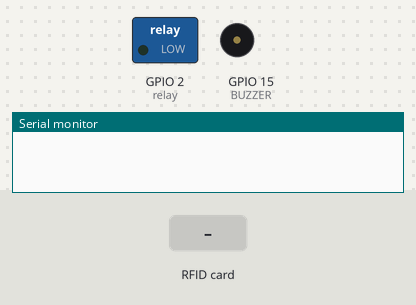
Simulated run of this sketch. Board: ESP8266 (Wemos D1 mini). Parts: switched loads named in the sketch (green lamp = pin HIGH), buzzer (waves = sounding, pin HIGH), the last lines printed to the serial monitor. The inputs (shaded band) are chosen by the test bench.

Above: at 3.1 s.
3.2 s: RFID card 5E 7A 19 C4 held to the reader
At 5.3 s:
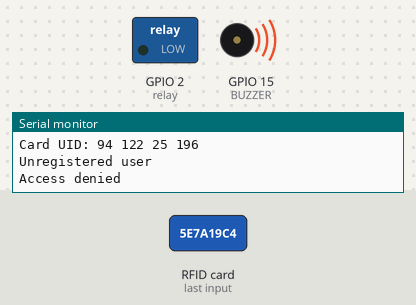
Timing chart, 0 to 8.5 s (numbered marks = the images above; inputs shaded):
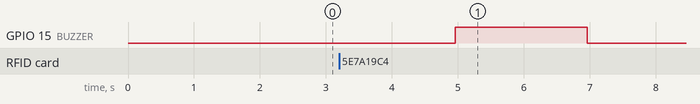

The sketch:

IoT_Smart_RFID_Door_Lock.ino
```cpp
// Fill-in information from your Blynk Template here
#define BLYNK_TEMPLATE_ID "TMPL33G5g3RH8"
#define BLYNK_TEMPLATE_NAME "IoT Smart Lock"


#define BLYNK_FIRMWARE_VERSION  "0.1.0"

#define BLYNK_PRINT Serial
//#define BLYNK_DEBUG

#define APP_DEBUG

// Uncomment your board, or configure a custom board in Settings.h
//#define USE_SPARKFUN_BLYNK_BOARD
#define USE_NODE_MCU_BOARD
//#define USE_WITTY_CLOUD_BOARD
//#define USE_WEMOS_D1_MINI

#include "BlynkEdgent.h"
#include <SPI.h>
#include <MFRC522.h>

#define SS_PIN 4  // sda pin D2
#define RST_PIN 5 // RST (flash) pin D2

#define relay 2 //Relay Pin D4
#define BUZZER 15 //buzzer pin D8


MFRC522 mfrc522(SS_PIN, RST_PIN);        // Create MFRC522 instance.

SimpleTimer timer;
int button1 = 0;
int button2 = 0;
WidgetTerminal terminal(V2);

void setup()
{
  Serial.begin(115200);
  delay(100);

  BlynkEdgent.begin();

  pinMode(relay, OUTPUT);
  pinMode(BUZZER, OUTPUT);

  SPI.begin();                // Init SPI bus
  mfrc522.PCD_Init();        // Init MFRC522 card
  timer.setInterval(3000L, iot_rfid);
}

void loop() {
  timer.run(); // Initiates SimpleTimer
  BlynkEdgent.run();
}
void iot_rfid()
{

  // Prepare key - all keys are set to FFFFFFFFFFFFh at chip delivery from the factory.
  MFRC522::MIFARE_Key key;
  for (byte i = 0; i < 6; i++) {
    key.keyByte[i] = 0xFF;
  }
  // Look for new cards
  if ( ! mfrc522.PICC_IsNewCardPresent()) {
    return;
  }

  // Select one of the cards
  if ( ! mfrc522.PICC_ReadCardSerial()) {
    return;
  }
  // Now a card is selected. The UID and SAK is in mfrc522.uid.

  // Dump UID
  Serial.print("Card UID:");
  for (byte i = 0; i < mfrc522.uid.size; i++) {
    Serial.print(mfrc522.uid.uidByte[i] < 0x10 ? " 0" : " ");
    Serial.print(mfrc522.uid.uidByte[i], DEC);
  }
  Serial.println();

  // Dump PICC type
  byte piccType = mfrc522.PICC_GetType(mfrc522.uid.sak);
  //    Serial.print("PICC type: ");
  //Serial.println(mfrc522.PICC_GetTypeName(piccType));
  if (        piccType != MFRC522::PICC_TYPE_MIFARE_MINI
              &&        piccType != MFRC522::PICC_TYPE_MIFARE_1K
              &&        piccType != MFRC522::PICC_TYPE_MIFARE_4K) {
    //Serial.println("This sample only works with MIFARE Classic cards.");
    return;
  }
  // defining Cards here

  if ( ((mfrc522.uid.uidByte[0] == 138) && (mfrc522.uid.uidByte[1] == 129) && (mfrc522.uid.uidByte[2] == 131) && (mfrc522.uid.uidByte[3] == 14)) && (button1 == 1) )
  {
    Serial.println("Access Granted to Mr. Walter White");
    Blynk.virtualWrite(V2, "Access Granted to Mr. Walter White" );
    digitalWrite(relay, LOW);
    delay(5000);
    digitalWrite(relay, HIGH);
  }
  else if (( (mfrc522.uid.uidByte[0] == 128) && (mfrc522.uid.uidByte[1] == 181) && (mfrc522.uid.uidByte[2] == 141) && (mfrc522.uid.uidByte[3] == 38)) && (button2 == 1) )
  {
    Serial.println("Access Granted to Mrs. Saul Goodman");
    Blynk.virtualWrite(V2, "Access Granted to Saul Goodman" );
    digitalWrite(relay, LOW);
    delay(5000);
    digitalWrite(relay, HIGH);
  }
  else {
    Serial.println("Unregistered user");
    Blynk.virtualWrite(V2, "Unregistered user Trying to Access your Door Lock " );
    Serial.println("Access denied");
    Blynk.virtualWrite(V2, "Access denied");
    digitalWrite(BUZZER, HIGH);
    delay(2000);
    digitalWrite(BUZZER, LOW);
  }
}
// in Blynk app writes values to the Virtual Pin 3
BLYNK_WRITE(V3)
{
  button1 = param.asInt(); // assigning incoming value from pin V3 to a variable


}


// in Blynk app writes values to the Virtual Pin 4
BLYNK_WRITE(V4)
{
  button2 = param.asInt(); // assigning incoming value from pin V4 to a variable

}
```

Measured:
- after the input at 3.2 s, GPIO 15 (BUZZER): LOW → HIGH after 1.8 s, → LOW 2.0 s later
